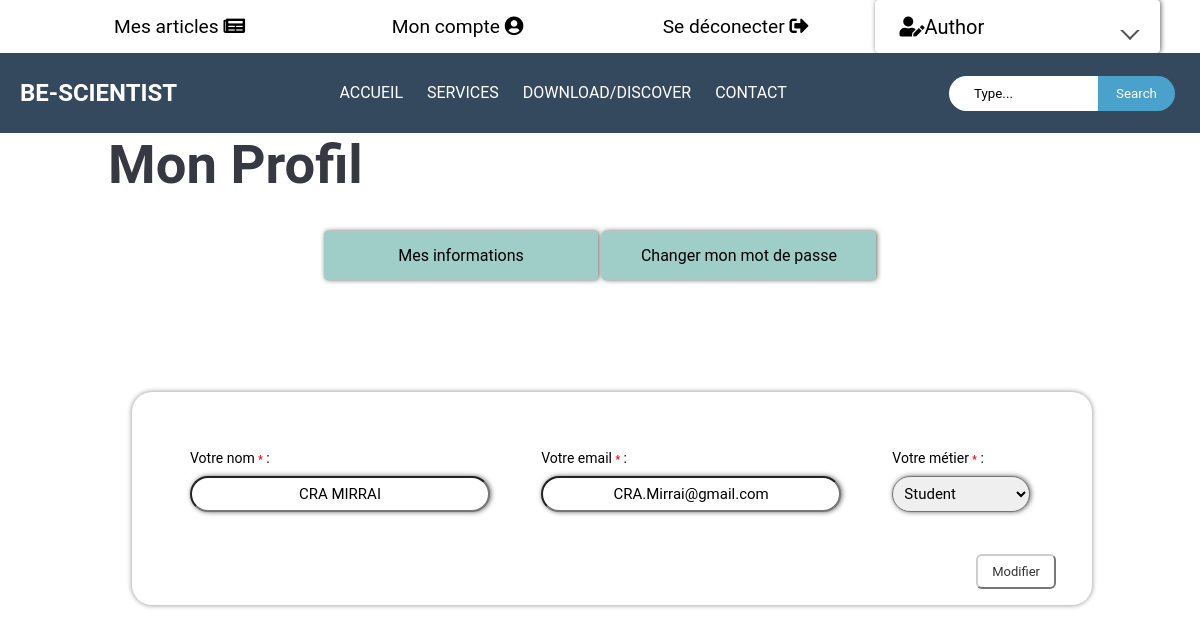
The page /pfe/myaccount.php (signed in) on the database its author committed.
### tables this page shows
CREATE TABLE `user` (
  `user_id` int(11) NOT NULL,
  `name` varchar(30) NOT NULL,
  `email` varchar(50) NOT NULL,
  `password` varchar(255) NOT NULL,
  `job` varchar(30) DEFAULT NULL,
  `type` varchar(1) NOT NULL,
  `email_verified` tinyint(1) NOT NULL DEFAULT '0',
  `created_at` timestamp NOT NULL DEFAULT CURRENT_TIMESTAMP
);

### pfe/Classes/Model.php (called while the page is built, shortened)
<?php
    class Model {
        protected static function findBy($value, $column, $table_name) {
            $conn = Database::getConnection();
            $query = "select distinct * from ". $table_name ." where $column = '$value'";
            $stmt = $conn->prepare($query);
            $stmt->execute();
            $data = $stmt->fetchAll();
            return count($data) ? $data[0] : null;
        }
    }
?>

### pfe/Classes/User.php (called while the page is built, shortened)
<?php
    class User extends Model {
        protected $name;
        protected $email;
        protected $job;
        public function __construct()
        {
            $this->name = null;
            $this->email = null;
            $this->job = null;
        }
        public function setName($name) : void { $this->name = $name; }
        public function setEmail($email) : void { $this->email = $email; }
        public function setJob($job) : void { $this->job = $job; }
        public function getName() : string { return $this->name; }
        public function getEmail() : string { return $this->email; }
        public function getJob() : string { return $this->job; }
        public static function findBy($value, $column = 'user_id', $table_name = 'user') {
            $data = parent::findBy($value, $column, $table_name);
            if($data != null) {
                switch(strtoupper($data['type'])) {
                    case 'A':
                        $user = new Author();
                        break;
                }
                $user->setId($data['user_id']);
                $user->setName($data['name']);
                $user->setEmail($data['email']);
                $user->setPassword($data['password']);
                $user->setJob($data['job']);
                $user->setEmailVerified($data['email_verified']);
                $user->setCreatedAt($data['created_at']);
                return $user;
            } else {
                return null;
            }
        }
    }
?>

### pfe/myaccount.php (the view, shortened to what this page needs)
<?php
	$user = User::findBy($_SESSION['user_id']);
?>
<!doctype html>
<html>
	<head>
		<link rel="stylesheet" href="styles/style.css">
	</head>
	<body>
		<?php require_once('includes/menu.php'); ?>
		<?php include('includes/nav_bar.php'); ?>
		<h1 id="TPR">Mon Profil</h1>
		<div class="A_menu">
			<div class="champ" id="d1-champ" onclick="chng(0)">Mes informations </div>
			<div class="champ" id="d2-champ" onclick="chng(1)">Changer mon mot de passe </div>
		</div>
		  <div class="MonP" id="MI" >
				<form action="actions/updateUser.php" method="POST">
					<table class="MesI">
						<tr>
							<td>
								<label for="in">Votre nom <b>*</b> : </label><br>
								<input type="text" class="input2" placeholder="Name" id="in" value="<?= $user->getName() ?>" name="update_name" required>
							</td>
							<td>
								<label for="ie">Votre email <b>*</b> : </label><br>
								<input type="email" class="input2" placeholder="Email Address" id="ie" value="<?= $user->getEmail() ?>" name="update_email" required>
							</td>
							<td >
								<label for="im">Votre métier <b>*</b> : </label><br>
								<select class="input2" id="im" name="update_job">
									<option value="Student" <?php if(strtolower($user->getJob()) == 'student') echo 'selected'; ?> >Student</option>
								</select>
							</td>
						</tr>
					</table>
					<input id="inscription" type="submit" class="mod_btn" value="Modifier" style="margin-top:10px;" name="update_submit">
				</form>
		  </div>
	</body>
</html>

### pfe/styles/style.css (style rules this page uses)
* { margin: 0; padding: 0; font-family: "montserrat",sans-serif; }
* { box-sizing:border-box }
* { margin: 0; padding: 0; box-sizing: border-box; list-style: none; font-family: 'Montserrat', sans-serif; }
.A_menu { display: -webkit-flex; display: -moz-flex; display: -ms-flex; display: -o-flex; display: flex; flex-wrap:wrap; justify-content:center; align-items:center; margin: 0; padding: 0; box-sizing: border-box; list-style: none; font-family: 'Montserrat', sans-serif; }
.champ { position: relative; display: -webkit-flex; display: -moz-flex; display: -ms-flex; display: -o-flex; display: flex; flex-direction: column; align-items: center; justify-content: center; width: 274px; height: auto; border-radius: 4px; background-color: #9fcdc7; text-align: center; margin: 2px; padding: 15px; box-shadow: 1px 0 5px 0 rgba(0,0,0,0.6); }
* { margin: 0; padding: 0; box-sizing: border-box; outline: none; font-family: 'Roboto', sans-serif; }
body { background: url('bg.jpg') no-repeat top center; background-size: cover; height: 100vh; }
.input2 { width:97%; font-size: 15px; outline:none; position: relative; display: -webkit-flex; display: -moz-flex; display: -ms-flex; display: -o-flex; display: flex; flex-direction: column; align-items: center; justify-content: center; border-radius: 50px; backgroud-color: #fff; text-align: center; top:10px; padding: 7px; box-shadow: 1px 0 5px 0 rgba(0,0,0,0.6); }
.MonP { position: absolute; top: 49%; right: 9%; padding: 36px; box-shadow: 0px 0px 4px 1px #00000055; border-radius: 20px; width: 80%; }
td { padding: 20px; font-size: 14px !important; }
.MesI { width:100%; }
.mod_btn { float: right !important; padding: 8px 14px; font-size: 13px; border-radius: 6px; color: #333; background-color: #fff; border-color: #ccc; transform: translateY(20px); }
b { color:red; font-size: 10px; }
#TPR { margin-top: 80px; padding: 0px 9% 33px; color: #363842; font-size: 3.4em; }

### rows shown on the page
user: update_name "CRA MIRRAI", update_email "CRA.Mirrai@gmail.com", update_job "Student"

### other values the page prints
$type "Author"
